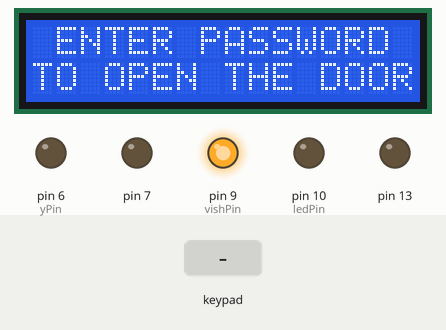
Bench run of a sketch on a simulated Arduino Uno, built with avr-gcc and run on an emulated ATmega328P. On the bench: 16×2 character LCD, output pins drawn as LEDs (lit = HIGH). Dashed ring = blinking. Inputs (shaded band) come from the test bench.

Above: at 6.2 s.
6.3 s: keypad keys 1 3 1 6 pressed 0.4 s apart
At 8.8 s:
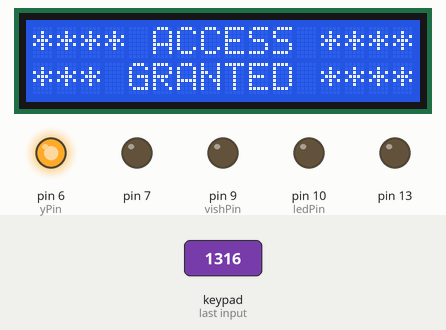
9.4 s: keypad keys 1 3 1 6 # pressed 0.4 s apart
At 15.7 s:
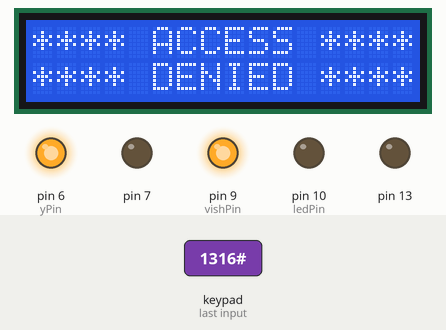
15.9 s: key '1' pressed
At 18.7 s:
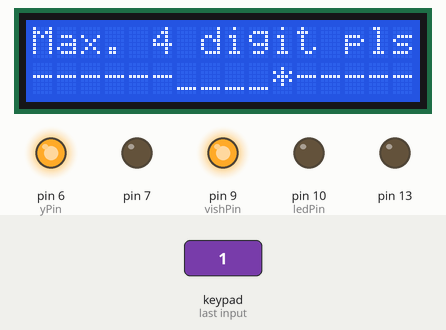
18.9 s: key '*' pressed
At 20.4 s:
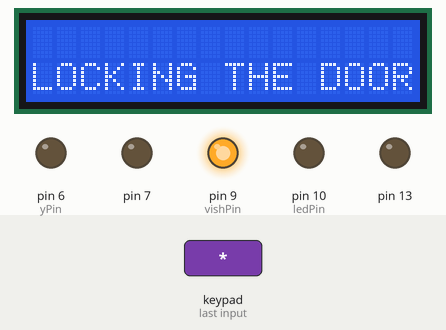
21.9 s: keypad keys 1 3 9 7 pressed 0.4 s apart
At 27.13 s:
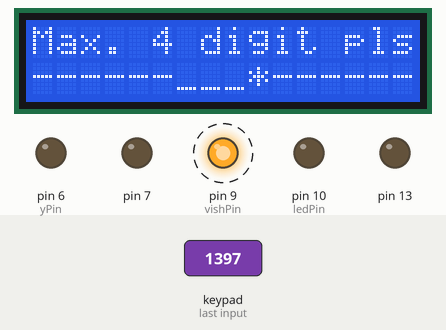
28.7 s: keypad keys 1 3 1 6 * pressed 0.4 s apart
At 32.32 s:
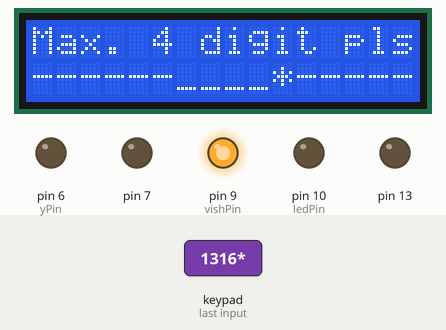
Timing chart, 0 to 34.7 s (numbered marks = the images above; inputs shaded):
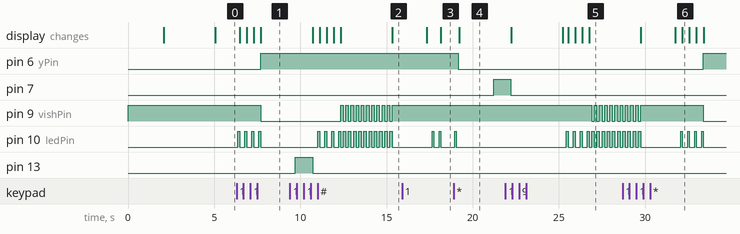

Measured:
- after the input at 6.3 s, pin 6 (yPin): LOW → HIGH after 1.4 s; pin 9 (vishPin): HIGH → LOW after 1.4 s; pin 10 (ledPin): alternates HIGH for 0.10 s and LOW for 0.31 s, 8 changes in all, then stays LOW, starting after 0.08 s; the display: first changes after 0.19 s (image 1 shows a later state)
- after the input at 9.4 s, pin 9 (vishPin): alternates HIGH for 0.15 s and LOW for 0.15 s, 21 changes in all, then stays HIGH, starting after 2.9 s; pin 10 (ledPin): goes 3 × (HIGH 0.10 s, LOW 0.31 s), HIGH 0.10 s, 10 × (LOW 0.15 s, HIGH 0.15 s), then LOW, starting after 1.6 s
- after the input at 15.9 s, the display: first differs from a run without the input after 2.3 s (image 3)
- after the input at 18.9 s, pin 6 (yPin): HIGH → LOW after 0.26 s; pin 7: LOW → HIGH after 2.3 s; pin 10 (ledPin): LOW → HIGH after 0.06 s, → LOW 0.10 s later; the display: changes after 0.32 s (image 4)
- after the input at 21.9 s, pin 9 (vishPin): alternates HIGH for 0.15 s and LOW for 0.15 s, starting after 5.0 s; pin 10 (ledPin): goes 3 × (HIGH 0.10 s, LOW 0.31 s), HIGH 0.10 s, 6 × (LOW 0.15 s, HIGH 0.15 s), then LOW, starting after 3.5 s; the display: first differs from a run without the input after 3.6 s (image 5 shows a later state)
- after the input at 28.7 s, pin 6 (yPin): LOW → HIGH after 4.7 s; the display: first differs from a run without the input after 3.5 s (image 6)
- what the display in image 6 shows lasts 0.4 s, from 32.2 s to 32.6 s

The sketch:

doorlock.ino
```cpp
#include <LiquidCrystal.h>
#include <Keypad.h>
LiquidCrystal lcd(12,11,5,4,3,2);
char*secretCode="1316";
int v=0;
int x=6;
int z=0;
int p=0;
int position=0;
const byte rows = 4;
const byte cols = 3;
char keys[rows][cols]=
{
 {'1','2','3'},
 {'4','5','6'},
 {'7','8','9'},
 {'*','0','#'}
};
byte rowPins[rows]={A5,A4,A3,A2};
byte colPins[cols]={A1,A0,8};
Keypad keypad = Keypad(makeKeymap(keys),rowPins,colPins,rows,cols);
int ledPin=10;
int vishPin=9;
int yPin=6;
void setup()
{
  pinMode(ledPin,OUTPUT);
  pinMode(vishPin,OUTPUT);
  pinMode(yPin,OUTPUT);
  pinMode(7,OUTPUT);
  pinMode(13,OUTPUT);
  setLocked(true);
}
void loop()
{
 char key=keypad.getKey();
 if(key)
{
  digitalWrite(ledPin,HIGH);
  delay(100);
  digitalWrite(ledPin,LOW);
     if(key=='*' || key=='#'){}
     else
    {
      lcd.setCursor(0,0);
      lcd.print("Max. 4 digit pls");
      lcd.setCursor(0,1);
      lcd.print("------____------");
      lcd.setCursor(x,1);
      x++;
      lcd.print("*");
      v++;
  }
}
if(key=='#')
{
  position=0;
}

if(key==secretCode[position])
 {
   position++;
 }

if(position==4 && v==4)
   {
     setLocked(false);
   }
if(position!=4 && v==4)
{
   wrongOk(true);
}
delay(100);
if(key=='*')
{
 setLocked(true);
}

}

void setLocked(int locked)
{
  if(locked)
{
  if(x != 6)
  {
    x=6;
  }
 if(v != 0)
  {
    v=0;
  }
digitalWrite(vishPin,HIGH);
digitalWrite(yPin,LOW);
lcd.begin(16,2);
lcd.setCursor(0,1);
lcd.print("LOCKING THE DOOR");
delay(2000);
if(p==1)
{
  digitalWrite(7,HIGH);
  digitalWrite(13,LOW);
  delay(1000);
   digitalWrite(7,LOW);
     digitalWrite(13,LOW);
  p--;

}
lcd.clear();
lcd.setCursor(0,0);
lcd.print("*V & N Ptd Ldt*");
lcd.setCursor(0,1);
lcd.print("~ WELCOMES YOU ~");
delay(3000);
lcd.setCursor(0,0);
lcd.print(" ENTER PASSWORD ");
lcd.setCursor(0,1);
lcd.print("TO OPEN THE DOOR");

}
  else
{
   if(x != 6)
     {
       x=6;
     }
    if(v != 0)
  {
    v=0;
  }
     digitalWrite(vishPin,LOW);
     digitalWrite(yPin,HIGH);
     lcd.clear();
     lcd.setCursor(0,0);
     lcd.print("**** ACCESS ****");
     lcd.setCursor(0,1);
     lcd.print("*** GRANTED ****");
     delay(2000);
     digitalWrite(7,LOW);
     digitalWrite(13,HIGH);
     delay(1000);
     digitalWrite(7,LOW);
     digitalWrite(13,LOW);
     p++;
     lcd.setCursor(0,0);
     lcd.print(" Press # than * ");
     lcd.setCursor(0,1);
     lcd.print("to Lock the door");
}

}
void wrongOk(int ok)
{
  if(v != 0)
  {
    v=0;
  }
  if(ok)
   {
     for(int v=0 ; v<10 ; v++)
        {
          digitalWrite(vishPin,HIGH);
          delay(150);
          digitalWrite(vishPin,LOW);
          digitalWrite(ledPin,HIGH);
          delay(150);
          digitalWrite(ledPin,LOW);
        }
      digitalWrite(vishPin,HIGH);
      digitalWrite(ledPin,LOW);
      lcd.setCursor(0,0);
      lcd.print("**** ACCESS ****");
      lcd.setCursor(0,1);
      lcd.print("**** DENIED ****");
      delay(2000);
      lcd.setCursor(0,0);
      lcd.print(" Press # -> * to");
      lcd.setCursor(0,1);
      lcd.print("      retry     ");
   }  }
```
